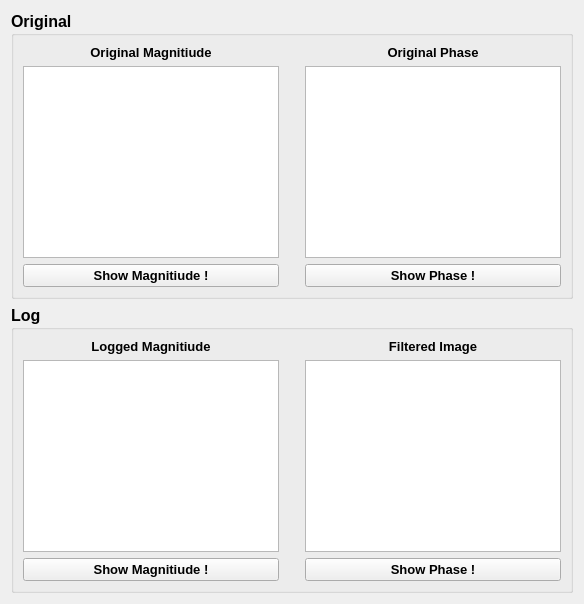
      <widget class="QWidget" name="tab_7">
       <attribute name="title">
        <string>Fourier</string>
       </attribute>
       <layout class="QGridLayout" name="gridLayout_32">
        <item row="0" column="0">
         <layout class="QGridLayout" name="gridLayout">
          <item row="2" column="0">
           <widget class="QGroupBox" name="Log_groupBox">
            <property name="font">
             <font>
              <pointsize>12</pointsize>
              <weight>75</weight>
              <bold>true</bold>
             </font>
            </property>
            <property name="title">
             <string>Log</string>
            </property>
            <layout class="QGridLayout" name="gridLayout_44">
             <item row="0" column="0">
              <layout class="QHBoxLayout" name="horizontalLayout_37">
               <item>
                <layout class="QVBoxLayout" name="verticalLayout_55">
                 <item>
                  <widget class="QLabel" name="Logged_Magnitiude_label">
                   <property name="font">
                    <font>
                     <pointsize>10</pointsize>
                     <weight>75</weight>
                     <bold>true</bold>
                    </font>
                   </property>
                   <property name="text">
                    <string>Logged Magnitiude</string>
                   </property>
                   <property name="alignment">
                    <set>Qt::AlignCenter</set>
                   </property>
                  </widget>
                 </item>
                 <item>
                  <widget class="QGraphicsView" name="Logged_Magnitiude_graphicsView"/>
                 </item>
                 <item>
                  <widget class="QPushButton" name="Show_Logged_Magnitiude_pushButton">
                   <property name="font">
                    <font>
                     <pointsize>10</pointsize>
                     <weight>75</weight>
                     <bold>true</bold>
                    </font>
                   </property>
                   <property name="text">
                    <string>Show Magnitiude !</string>
                   </property>
                  </widget>
                 </item>
                </layout>
               </item>
               <item>
                <spacer name="verticalSpacer_29">
                 <property name="orientation">
                  <enum>Qt::Vertical</enum>
                 </property>
                 <property name="sizeHint" stdset="0">
                  <size>
                   <width>20</width>
                   <height>40</height>
                  </size>
                 </property>
                </spacer>
               </item>
               <item>
                <layout class="QVBoxLayout" name="verticalLayout_56">
                 <item>
                  <widget class="QLabel" name="Logged_Phase_label">
                   <property name="font">
                    <font>
                     <pointsize>10</pointsize>
                     <weight>75</weight>
                     <bold>true</bold>
                    </font>
                   </property>
                   <property name="text">
                    <string>Filtered Image</string>
                   </property>
                   <property name="alignment">
                    <set>Qt::AlignCenter</set>
                   </property>
                  </widget>
                 </item>
                 <item>
                  <widget class="QGraphicsView" name="Logged_Phase_graphicsView"/>
                 </item>
                 <item>
                  <widget class="QPushButton" name="Show_Logged_Phase_pushButton">
                   <property name="font">
                    <font>
                     <pointsize>10</pointsize>
                     <weight>75</weight>
                     <bold>true</bold>
                    </font>
                   </property>
                   <property name="text">
                    <string>Show Phase !</string>
                   </property>
                  </widget>
                 </item>
                </layout>
               </item>
              </layout>
             </item>
             <item row="1" column="0">
              <layout class="QHBoxLayout" name="horizontalLayout_42"/>
             </item>
            </layout>
           </widget>
          </item>
          <item row="0" column="0">
           <widget class="QGroupBox" name="Original_groupBox">
            <property name="font">
             <font>
              <pointsize>12</pointsize>
              <weight>75</weight>
              <bold>true</bold>
             </font>
            </property>
            <property name="title">
             <string>Original</string>
            </property>
            <layout class="QGridLayout" name="gridLayout_45">
             <item row="0" column="0">
              <layout class="QGridLayout" name="gridLayout_46">
               <item row="0" column="0">
                <layout class="QHBoxLayout" name="horizontalLayout_38">
                 <item>
                  <layout class="QVBoxLayout" name="verticalLayout_57">
                   <item>
                    <layout class="QVBoxLayout" name="verticalLayout_58">
                     <item>
                      <widget class="QLabel" name="Original_Magnitiude_label">
                       <property name="font">
                        <font>
                         <pointsize>10</pointsize>
                         <weight>75</weight>
                         <bold>true</bold>
                        </font>
                       </property>
                       <property name="text">
                        <string>Original Magnitiude</string>
                       </property>
                       <property name="alignment">
                        <set>Qt::AlignCenter</set>
                       </property>
                      </widget>
                     </item>
                     <item>
                      <widget class="QGraphicsView" name="Original_Magnitiude_graphicsView"/>
                     </item>
                     <item>
                      <widget class="QPushButton" name="Show_Original_Magnitiude_pushButton">
                       <property name="font">
                        <font>
                         <pointsize>10</pointsize>
                         <weight>75</weight>
                         <bold>true</bold>
                        </font>
                       </property>
                       <property name="text">
                        <string>Show Magnitiude !</string>
                       </property>
                      </widget>
                     </item>
                    </layout>
                   </item>
                  </layout>
                 </item>
                 <item>
                  <spacer name="verticalSpacer_30">
                   <property name="orientation">
                    <enum>Qt::Vertical</enum>
                   </property>
                   <property name="sizeHint" stdset="0">
                    <size>
                     <width>20</width>
                     <height>40</height>
                    </size>
                   </property>
                  </spacer>
                 </item>
                 <item>
                  <layout class="QVBoxLayout" name="verticalLayout_59">
                   <item>
                    <layout class="QVBoxLayout" name="verticalLayout_60">
                     <item>
                      <widget class="QLabel" name="Original_Phase_label">
                       <property name="font">
                        <font>
                         <pointsize>10</pointsize>
                         <weight>75</weight>
                         <bold>true</bold>
                        </font>
                       </property>
                       <property name="text">
                        <string>Original Phase</string>
                       </property>
                       <property name="alignment">
                        <set>Qt::AlignCenter</set>
                       </property>
                      </widget>
                     </item>
                     <item>
                      <widget class="QGraphicsView" name="Original_Phase_graphicsView"/>
                     </item>
                     <item>
                      <widget class="QPushButton" name="Show_Original_Phase_pushButton">
                       <property name="font">
                        <font>
                         <pointsize>10</pointsize>
                         <weight>75</weight>
                         <bold>true</bold>
                        </font>
                       </property>
                       <property name="text">
                        <string>Show Phase !</string>
                       </property>
                      </widget>
                     </item>
                    </layout>
                   </item>
                  </layout>
                 </item>
                </layout>
               </item>
              </layout>
             </item>
             <item row="1" column="0">
              <layout class="QHBoxLayout" name="horizontalLayout_41"/>
             </item>
            </layout>
           </widget>
          </item>
         </layout>
        </item>
       </layout>
      </widget>
